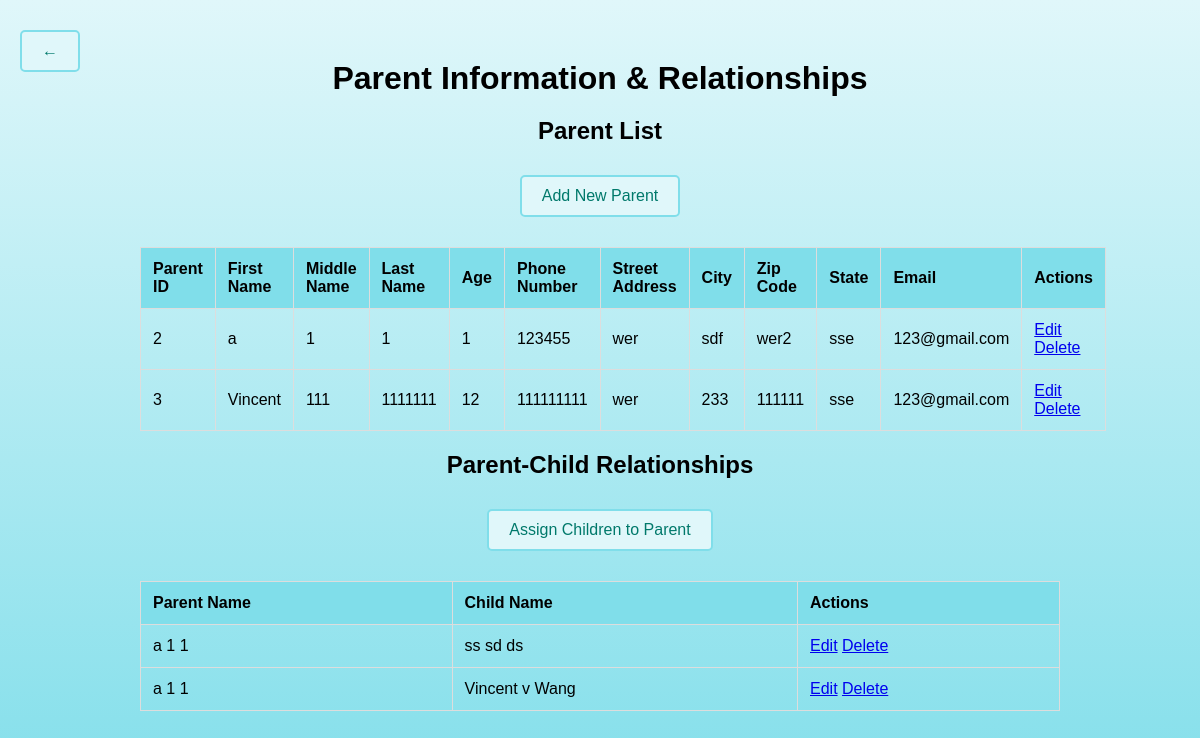
/myapp/parents/, run on an earlier commit of the app's database.
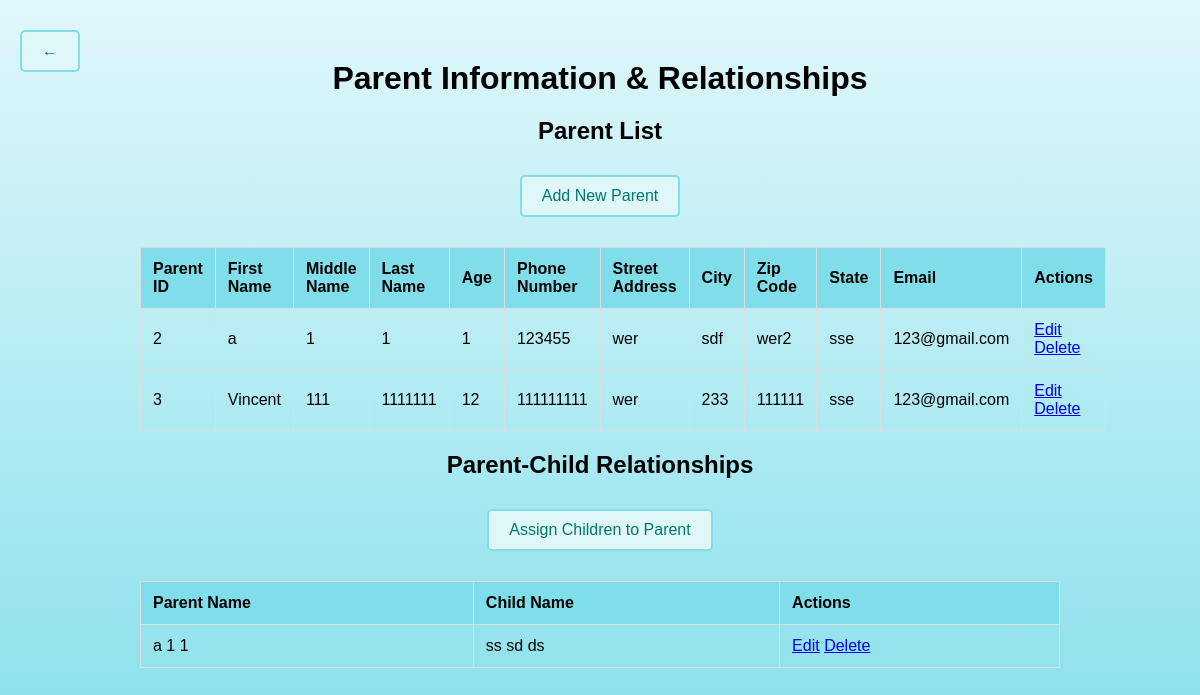
And on a later commit of the database.
### myapp/models.py (models this page shows, shortened)
class Parent(models.Model):
    first_name = models.CharField(max_length=50)
    middle_name = models.CharField(max_length=50, blank=True, null=True)
    last_name = models.CharField(max_length=50)
    age = models.IntegerField()
    phone_number = models.CharField(max_length=15)
    street_address = models.CharField(max_length=100)
    city = models.CharField(max_length=50)
    zip_code = models.CharField(max_length=10)
    state = models.CharField(max_length=50)
    email = models.EmailField()

class ParentChildRelationship(models.Model):
    parent = models.ForeignKey(Parent, on_delete=models.CASCADE)
    child = models.ForeignKey(Child, on_delete=models.CASCADE)

class Child(models.Model):
    first_name = models.CharField(max_length=100)
    middle_name = models.CharField(max_length=100, blank=True, null=True)
    last_name = models.CharField(max_length=100)
    age = models.IntegerField()
    date_of_birth = models.DateField()
    average_cost = models.DecimalField(max_digits=10, decimal_places=2)

### myapp/views.py (the view)
# urls.py: path('parents/', views.parent_list, name='parent_list'),
def parent_list(request):
    parents = Parent.objects.all()
    relationships = ParentChildRelationship.objects.all()
    return render(request, 'parent_list.html', {'parents': parents,
                                                'relationships': relationships})

### myapp/templates/parent_list.html (shortened to what this page needs)
<!DOCTYPE html>
<html lang="en">
<head>
</head>
<body>
    <div class="back-button">
        <a href="{% url 'home' %}" class="button">&larr;</a>
    </div>
    <div class="outer-container">
        <div class="container">
            <h1>Parent Information & Relationships</h1>
            <h2>Parent List</h2>
            <a href="{% url 'add_parent' %}" class="button">Add New Parent</a>
            <table>
                <thead>
                    <tr>
                        <th>Parent ID</th>
                        <th>First Name</th>
                        <th>Middle Name</th>
                        <th>Last Name</th>
                        <th>Age</th>
                        <th>Phone Number</th>
                        <th>Street Address</th>
                        <th>City</th>
                        <th>Zip Code</th>
                        <th>State</th>
                        <th>Email</th>
                        <th>Actions</th>
                    </tr>
                </thead>
                <tbody>
                    {% for parent in parents %}
                    <tr>
                        <td>{{ parent.id }}</td>
                        <td>{{ parent.first_name }}</td>
                        <td>{{ parent.middle_name }}</td>
                        <td>{{ parent.last_name }}</td>
                        <td>{{ parent.age }}</td>
                        <td>{{ parent.phone_number }}</td>
                        <td>{{ parent.street_address }}</td>
                        <td>{{ parent.city }}</td>
                        <td>{{ parent.zip_code }}</td>
                        <td>{{ parent.state }}</td>
                        <td>{{ parent.email }}</td>
                        <td>
                            <a href="{% url 'edit_parent' parent.id %}">Edit</a>
                            <a href="{% url 'delete_parent' parent.id %}">Delete</a>
                        </td>
                    </tr>
                    {% endfor %}
                </tbody>
            </table>
            <h2>Parent-Child Relationships</h2>
            <a href="{% url 'assign_child' %}" class="button">Assign Children to Parent</a>
            <table>
                <thead>
                    <tr>
                        <th>Parent Name</th>
                        <th>Child Name</th>
                        <th>Actions</th>
                    </tr>
                </thead>
                <tbody>
                    {% for relationship in relationships %}
                    <tr>
                        <td>{{ relationship.parent.first_name }} {{ relationship.parent.middle_name }} {{ relationship.parent.last_name }}</td>
                        <td>{{ relationship.child.first_name }} {{ relationship.child.middle_name }} {{ relationship.child.last_name }}</td>
                        <td>
                            <a href="{% url 'edit_relationship' relationship.id %}">Edit</a>
                            <a href="{% url 'delete_relationship' relationship.id %}">Delete</a>
                        </td>
                    </tr>
                    {% endfor %}
                </tbody>
            </table>
        </div>
    </div>
</body>
</html>

What changed in the data, as far as the page shows it:
removed ParentChildRelationship: parent.first_name "a", parent.middle_name "1", parent.last_name "1", child.first_name "Vincent", child.middle_name "v", child.last_name "Wang"
